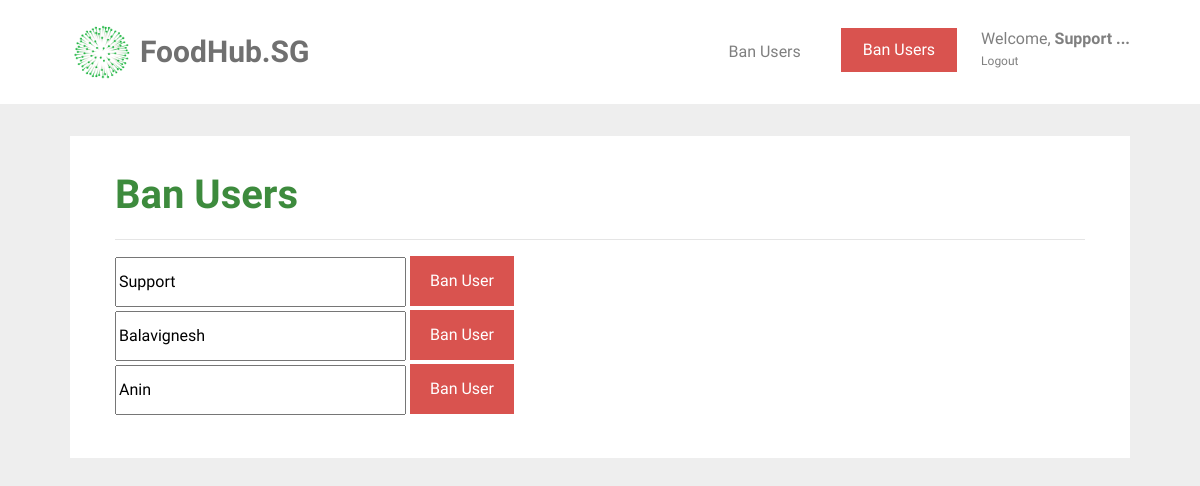
Before: /ban_user (signed in) with the older database file.
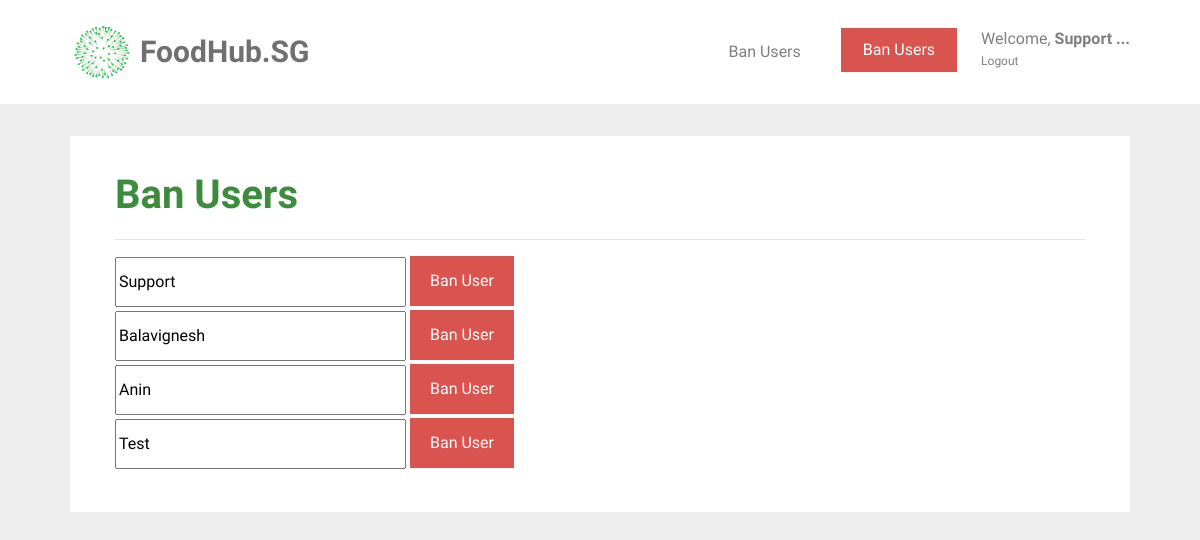
After: the same page with the newer database file.
### tables this page shows
CREATE TABLE user (
  id INTEGER PRIMARY KEY AUTOINCREMENT,
  name TEXT NOT NULL,
  email VARCHAR(512) UNIQUE NOT NULL,
  password TEXT NOT NULL,
  height INTEGER NOT NULL,
  weight INTEGER NOT NULL,
  location TEXT NOT NULL,
  status BOOLEAN NOT NULL
);

### foodhubsg/support.py (the view, shortened to what this page needs)
@bp.route('/ban_user', methods=('GET', 'POST'))
@permission_required
def ban_user():
    db= get_db()
    users = db.execute('SELECT * FROM user').fetchall()
    return render_template('support/ban_users.html', users=users)

### foodhubsg/auth.py (called while the page is built)
def permission_required(view):
    @functools.wraps(view)
    def wrapped_view(**kwargs):
        if g.user is None:
            return redirect(url_for('auth.login'))
        if g.user["id"] != 0:
            flash("You do not have sufficient privileges to enter that page")
            return redirect(url_for('food.index'))
        return view(**kwargs)
    return wrapped_view

@bp.before_app_request
def load_logged_in_user():
    user_id = session.get('user_id')
    if user_id is None:
        g.user = None
    else:
        g.user = get_db().execute(
            'SELECT * FROM user WHERE id = ?', (user_id,)
        ).fetchone()

### foodhubsg/db.py (called while the page is built)
def get_db():
    if 'db' not in g:
        g.db = sqlite3.connect(
            current_app.config['DATABASE'],
            detect_types=sqlite3.PARSE_DECLTYPES
        )
        g.db.row_factory = sqlite3.Row
    return g.db

### foodhubsg/templates/support/ban_users.html (shortened to what this page needs)
{% extends 'base.html' %}
{% block content %}
<div id="colorlib-container">
    <div class="container">
        <div class="box1">
        <div class="row row-pb-md">
            <div class="col-md-12">
            <h1 class="font_color"><b>Ban Users</b></h1>
            <hr>
                {% for user in users %}
                    <form method="post" action="">
                    <input type="text" value="{{ user["name"] }}" id="name" name="name" style='width: 30%;' readonly>
                    {% if user["status"] == 0 %}
                        <input type="submit" value="Ban User" name="action" class="btn btn-primary" style='background-color: #d9534f; height: 50px;'>
                    {% elif user["status"] == 1 %}
                        <input type="submit" value="Unban User" name="action" class="btn btn-primary" style="background-color: #4CAF50; height: 50px;">
                    {% endif %}
                    </form>
                {% endfor %}
            </div>
        </div>
    </div>
</div>
</div>
 {% endblock %}

Changed rows visible on the page:
added user: name "Test"
